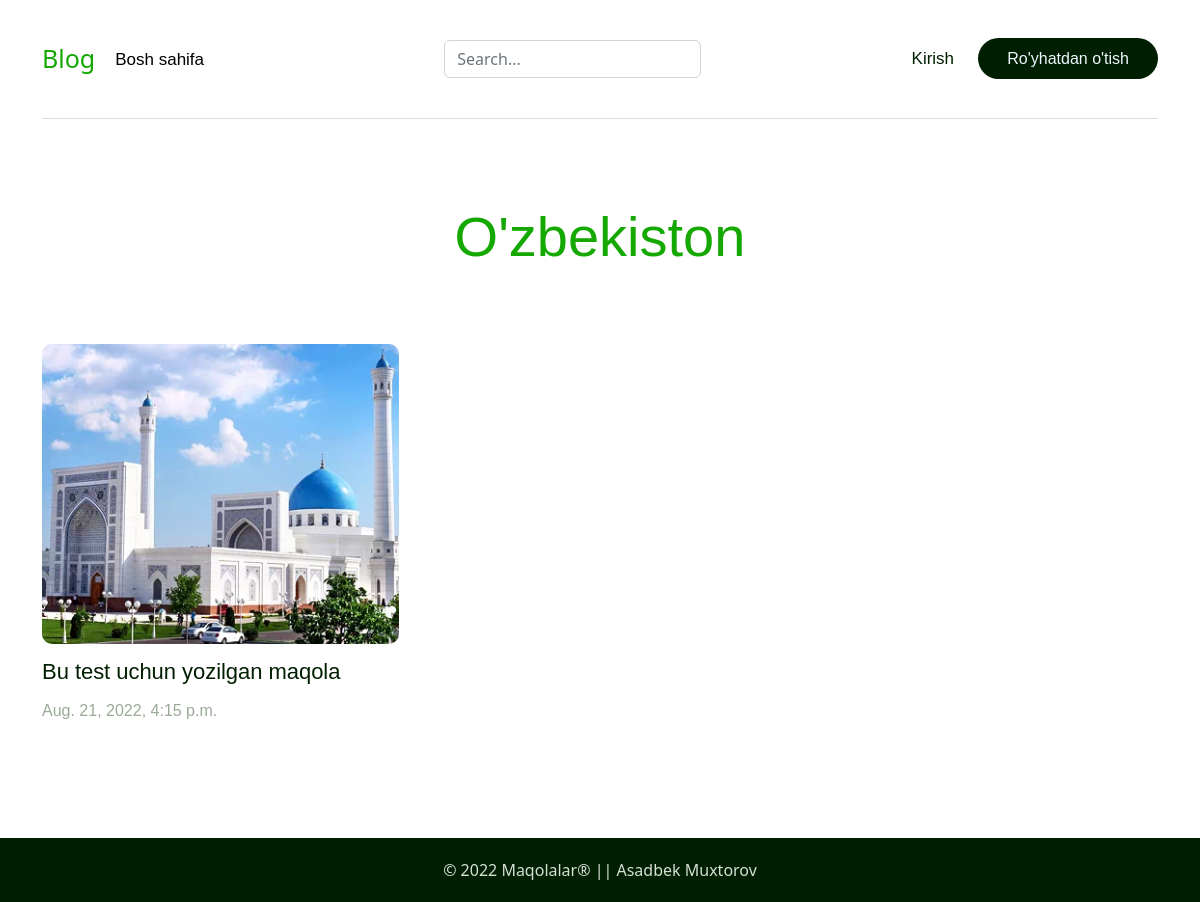
The app's page /categry/2/ with its own data.
### articles/models.py (models this page shows, shortened)
class Articles(models.Model):
    regions = Const.regions
    categories = Const.categories
    title = models.CharField(max_length=128, verbose_name='Sarlavha')
    image = models.ImageField()
    author = models.ForeignKey(
        get_user_model(),
        on_delete=models.CASCADE,
    )
    category = models.CharField(
        max_length=35,
        choices=categories,
        default=1
    )
    region = models.CharField(
        max_length=35,
        choices=regions,
        default=14
    )
    date = models.DateTimeField(auto_now_add=True)
    body = RichTextField(verbose_name="Maqola matni:")
    blog_view = models.IntegerField(default=0)

### articles/views.py (the view)
# urls.py: path('categry/<str:pk>/', views.ArticleCategoryListView, name="categories"),
def ArticleCategoryListView(request, pk):
    category = dict(Const.categories)[pk]
    object_list = Articles.objects.filter(category=pk)[::-1]
    context = {
        "object_list": object_list,
        "category": category
    }
    return render(request, 'category_filter.html', context)

### templates/category_filter.html (shortened to what this page needs)
{% extends "base.html" %}
{% load static %}
{% block link %}{% static 'css/forms.css' %}{% endblock link %}
{% block content %}
<div class="container">
    <div class="section-title">
        <h1 class="">{{ category }}</h1>
    </div>
    <div class="blog-items">
        {% for article in object_list %}
    <li class="articel-item blog-item">
        <a href=" {% url 'article_detail' pk=article.pk %} ">
            <div class="articel-img">
                {% if article.image %}
                <img src="{{ article.image.url }}" alt="">
                {% else %}
                <img src="{% static 'images/rasm10.jpg' %}" alt="">
                {% endif %}
            </div>
            <div class="articel-content">
                <p class="bg-title"> {{ article.title }} </p>
                <p class="bg-date">
                    {{ article.date }}
                </p>
            </div>
        </a>
    </li>
    {% endfor %}
    </div>
</div>
{% endblock content %}

### static/css/main.css (style rules this page uses)
.blog-items { display: flex; padding: 0; flex-wrap: wrap; justify-content: space-between; }
.blog-item { list-style: none; width: 32%; margin-top: 30px; }
.section-title { padding-top: 110px; padding-bottom: 35px; }
.section-title h1 { margin-top: 0; margin-bottom:15px; font-family: 'Upworkrza',sans-serif; color: #14a800; font-size: 56px; line-height: 54px; font-weight: 400; }
.bg-title { font-family: 'Neuemontreal', sans-serif; color: #001e00; font-size: 22px; line-height: 25px; font-weight: 500; letter-spacing: -0.002em; }
.bg-date { font-style: 16px; line-height: 22px; color: #9aaa97; font-weight: 500; font-family: 'Neuemontreal', sans-serif; position: relative; bottom: 0; }
.articel-item a { text-decoration:none !important }
.articel-content { padding-top: 10px; }
.articel-img img { width: 100%; height: 205px; object-position: 50% 22%; object-fit: cover; border: 0; vertical-align: middle; display: inline-block; max-width: 100%; transition: all 0.7s; }
.articel-img { overflow: hidden; border-radius: 10px; z-index: 1; }
.blog-item img { width: 100%; height: 300px !important; }

### static/css/forms.css (style rules this page uses)
.section-title { text-align: center; }

### records on screen
Articles: image (picture), title "Bu test uchun yozilgan maqola", date "Aug. 21, 2022, 4:15 p.m."

### other values on screen
{{ category }} "O'zbekiston"
